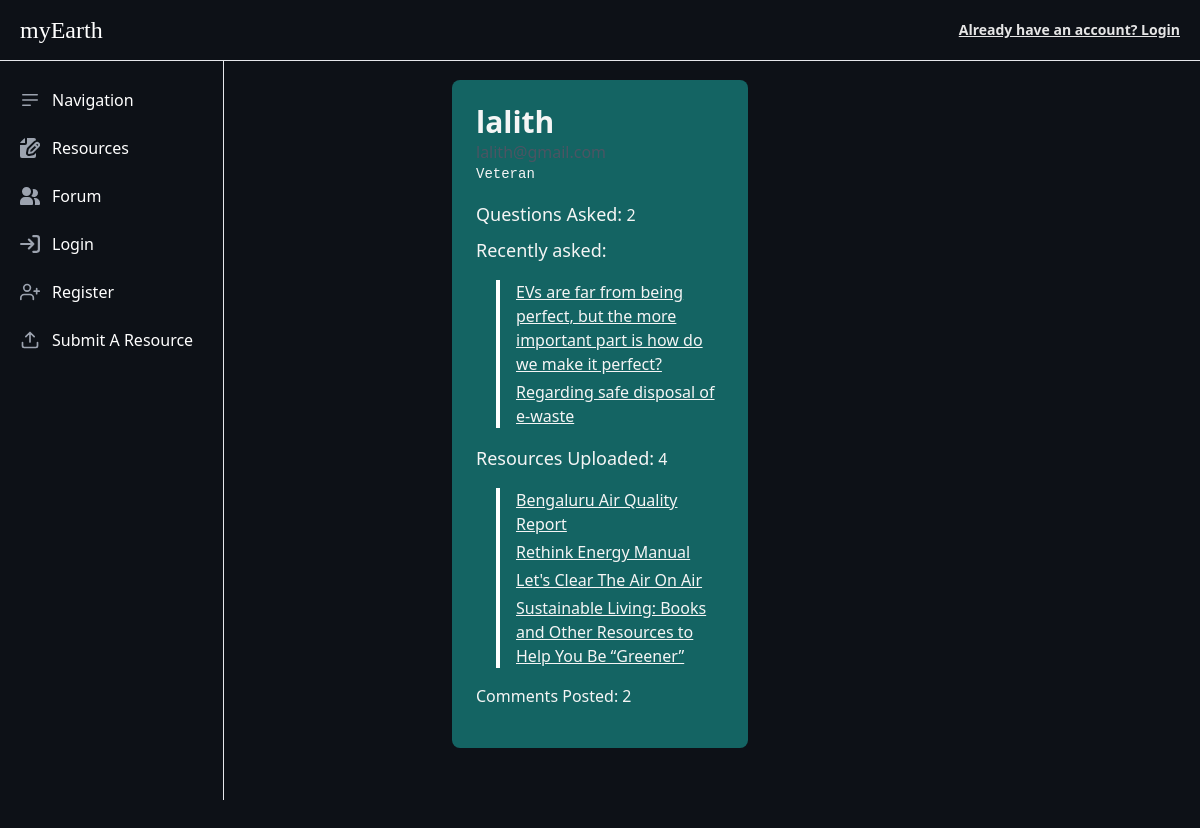
/profile/lalith/, run on the app's committed database.
### accounts/models.py (models this page shows, shortened)
class UserProfile(models.Model):
    user = models.OneToOneField(User, on_delete=models.CASCADE)
    engagement_score = models.FloatField(null=True, blank=True)
    tag = models.CharField(max_length=32, null=True, blank=True)
    def get_post_count(self):
        return Post.objects.filter(user=self.user).count()
    def get_comment_count(self):
        return Comment.objects.filter(user=self.user).count()
    def get_resources_uploaded_count(self):
        return Submission.objects.filter(user=self.user).count()
    def get_recent_posts(self):
        return Post.objects.filter(user=self.user).order_by('-timestamp')[:5]
    def get_submissions(self):
        return Submission.objects.filter(user=self.user)

### posts/models.py (models this page shows, shortened)
class Post(models.Model):
    user = models.ForeignKey(User, default=1, on_delete=models.CASCADE)
    title = models.CharField(max_length=256)
    slug = models.SlugField(unique=True)
    height_field = models.IntegerField(default=50)
    width_field = models.IntegerField(default=100)
    content = models.TextField()
    draft = models.BooleanField(default=False)
    publish = models.DateField(auto_now=False, auto_now_add=True)
    read_time = models.IntegerField(default=0)
    updated = models.DateTimeField(auto_now=True, auto_now_add=False)
    timestamp = models.DateTimeField(auto_now=False, auto_now_add=True)
    objects = PostManager()
    def get_absolute_url(self):
        return reverse("detail_view", kwargs={"slug": self.slug})
    class Meta:
        ordering = [
            "-timestamp",
            "-updated"
        ]

### resources/models.py (models this page shows, shortened)
class Submission(models.Model):
    user = models.ForeignKey(User, related_name='files', on_delete=models.CASCADE)
    file = models.FileField(upload_to='files/')
    title = models.CharField(max_length=127)
    description = models.TextField()
    uploaded_at = models.DateField(auto_now_add=True)

### accounts/views.py (the view)
# urls.py: path('profile/<str:username>/', view=profile, name='profile'),
def profile(request, username):
    user = get_object_or_404(User, username=username)
    user_profile = get_object_or_404(UserProfile, user=user)
    username = user.username
    email = user.email
    context = {
        "post_count": user_profile.get_post_count,
        "comments_count": user_profile.get_comment_count,
        "resources_uploaded": user_profile.get_resources_uploaded_count,
        "posts": user_profile.get_recent_posts,
        "submissions": user_profile.get_submissions,
        "tag": user_profile.tag,
        "username": username,
        "email": email
    }
    return render(request, "accounts/profile.html", context)

### accounts/templates/accounts/profile.html (shortened to what this page needs)
{% extends 'base.html' %}
    {% load static %}
    {% block head %}
        <link rel="stylesheet" href="{% static 'accounts/css/profile.css' %}">
    {% endblock %}
    {% block content %}
        <div class="card p-6 text-neutral-100 bg-kinda-teal rounded-lg w-9/12 my-auto mx-auto">
            <h1 class="text-3xl font-semibold mb-0">{{ username }}</h1>
            <p class="text-gray-600">{{ email }}</p>
            <pre class="text-sm mb-4">{{ tag }}</pre>
            <div class="space-y-2 mb-4">
                <p><span class="text-lg">Questions Asked:</span> {{ post_count }}</p>
                <p class="text-lg">Recently asked:</p>
                <ul class="list-none pl-5 space-y-1">
                    <blockquote class="border-l-4 border-white pl-4 my-4">
                        {% for post in posts %}
                                <li class="mb-1"><a href="{{ post.get_absolute_url }}" class="underline">{{ post.title }}</a></li>
                    {% empty %}
                        <li>No posts made</li>
                    {% endfor %}
                    </blockquote>
                </ul>
                <p><span class="text-lg">Resources Uploaded:</span> {{ resources_uploaded }}</p>
                <ul class="list-none pl-5 space-y-1">
                    <blockquote class="border-l-4 border-white pl-4 my-4">
                        {% for submission in submissions %}
                            <li class="mb-1"><a href="{{ submission.file.url }}" class="underline">{{ submission.title }}</a></li>
                    {% empty %}
                        <li>No files uploaded</li>
                    {% endfor %}
                    </blockquote>
                </ul>
                <p><span>Comments Posted: {{ comments_count }}</span></p>
            </div>
        </div>
    {% endblock %}

### accounts/static/accounts/css/profile.css (style rules this page uses)
*,::after,::before { box-sizing:border-box;border-width:0;border-style:solid;border-color:#e5e7eb }
::after,::before { --tw-content:'' }
:host,html { line-height:1.5;-webkit-text-size-adjust:100%;-moz-tab-size:4;tab-size:4;font-family:ui-sans-serif,system-ui,sans-serif,"Apple Color Emoji","Segoe UI Emoji","Segoe UI Symbol","Noto Color Emoji";font-feature-settings:normal;font-variation-settings:normal;-webkit-tap-highlight-color:transparent }
body { margin:0;line-height:inherit }
h1,h2,h3,h4,h5,h6 { font-size:inherit;font-weight:inherit }
a { color:inherit;text-decoration:inherit }
pre { font-family:ui-monospace,SFMono-Regular,Menlo,Monaco,Consolas,"Liberation Mono","Courier New",monospace;font-feature-settings:normal;font-variation-settings:normal;font-size:1em }
blockquote,h1,h2,h3,h4,h5,h6,p,pre { margin:0 }
ul { list-style:none;margin:0;padding:0 }
*,::after,::before { --tw-border-spacing-x:0;--tw-border-spacing-y:0;--tw-translate-x:0;--tw-translate-y:0;--tw-rotate:0;--tw-skew-x:0;--tw-skew-y:0;--tw-scale-x:1;--tw-scale-y:1;--tw-scroll-snap-strictness:proximity;--tw-ring-offset-width:0px;--tw-ring-offset-color:#fff;--tw-ring-color:rgb(59 130 246 / 0.5);--tw-ring-offset-shadow:0 0 #0000;--tw-ring-shadow:0 0 #0000;--tw-shadow:0 0 #0000;--tw-shadow-colored:0 0 #0000 }
.my-4 { margin-top:1rem;margin-bottom:1rem }
.mb-0 { margin-bottom:0 }
.mb-1 { margin-bottom:.25rem }
.mb-4 { margin-bottom:1rem }
.h-screen { height:100vh }
.list-none { list-style-type:none }
.items-center { align-items:center }
.justify-center { justify-content:center }
.space-y-2>:not([hidden])~:not([hidden]) { --tw-space-y-reverse:0;margin-top:calc(.5rem * calc(1 - var(--tw-space-y-reverse)));margin-bottom:calc(.5rem * var(--tw-space-y-reverse)) }
.border-l-4 { border-left-width:4px }
.border-white { --tw-border-opacity:1;border-color:rgb(255 255 255 / var(--tw-border-opacity)) }
.p-6 { padding:1.5rem }
.pl-4 { padding-left:1rem }
.pl-5 { padding-left:1.25rem }
.text-3xl { font-size:1.875rem;line-height:2.25rem }
.text-lg { font-size:1.125rem;line-height:1.75rem }
.text-sm { font-size:.875rem;line-height:1.25rem }
.font-semibold { font-weight:600 }
.text-gray-600 { --tw-text-opacity:1;color:rgb(75 85 99 / var(--tw-text-opacity)) }
.text-neutral-100 { --tw-text-opacity:1;color:rgb(245 245 245 / var(--tw-text-opacity)) }
.underline { -webkit-text-decoration-line:underline;text-decoration-line:underline }

### resources/static/resources/css/styles.css (style rules this page uses)
:host, html { line-height:1.5; -webkit-text-size-adjust:100%; -moz-tab-size:4; tab-size:4; font-family:ui-sans-serif, system-ui, sans-serif, "Apple Color Emoji", "Segoe UI Emoji", "Segoe UI Symbol", "Noto Color Emoji"; font-feature-settings:normal; font-variation-settings:normal; -webkit-tap-highlight-color:transparent }
body { margin:0; line-height:inherit }
h1, h2, h3, h4, h5, h6 { font-size:inherit; font-weight:inherit }
a { color:inherit; text-decoration:inherit }
code, kbd, pre, samp { font-family:ui-monospace, SFMono-Regular, Menlo, Monaco, Consolas, "Liberation Mono", "Courier New", monospace; font-feature-settings:normal; font-variation-settings:normal; font-size:1em }
blockquote, dd, dl, figure, h1, h2, h3, h4, h5, h6, hr, p, pre { margin:0 }
menu, ol, ul { list-style:none; margin:0; padding:0 }
.mx-auto { margin-left:auto; margin-right:auto }
.mb-4 { margin-bottom:1rem }
.h-screen { height:100vh }
.items-center { align-items:center }
.space-y-2 > :not([hidden]) ~ :not([hidden]) { --tw-space-y-reverse:0; margin-top:calc(0.5rem * calc(1 - var(--tw-space-y-reverse))); margin-bottom:calc(0.5rem * var(--tw-space-y-reverse)) }
.rounded-lg { border-radius:0.5rem }
.p-6 { padding:1.5rem }
.pl-5 { padding-left:1.25rem }
.text-sm { font-size:0.875rem; line-height:1.25rem }
.text-lg { font-size:1.125rem; line-height:1.75rem }
.font-semibold { font-weight:600 }
.underline { -webkit-text-decoration-line:underline; text-decoration-line:underline }

### accounts/templates/accounts/profile.html (style rules this page uses)
div.card { margin-left: auto; margin-right: auto; width: 25%; margin-top: 5rem; }

### templates/base.html (style rules this page uses)
:root { --primary-col: #254336; --label-col: #232218; --bg-col: #2a2d34; --text-col: #050315; --text: #fbfbfe; --bg-col-shade: #adab8f; --contrast-primary-col: #DAD3BE; --sec-col: #6B8A7A; --nav-col: #0d1117; }
body { background-color: var(--bg-col); padding-left: 0.5rem; padding-right: 0.5rem; }

### data on the page
UserProfile: tag "Veteran", user "2", user "4"
Post: title "EVs are far from being perfect, but the more important part is how do we make it perfect?"
Post: title "Regarding safe disposal of e-waste"
Submission: title "Bengaluru Air Quality Report"
Submission: title "Rethink Energy Manual"
Submission: title "Let's Clear The Air On Air"
Submission: title "Sustainable Living: Books and Other Resources to Help You Be “Greener”"

### other printed values
{{ username }} "lalith"
